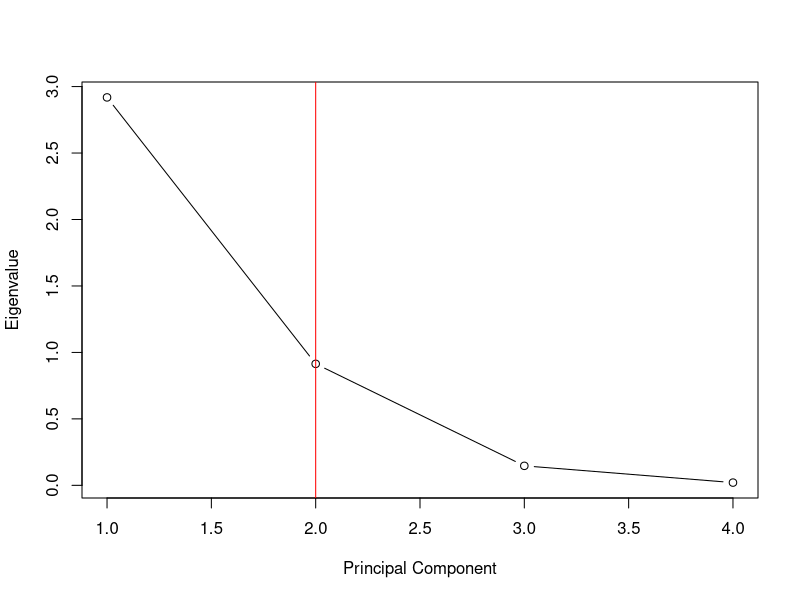
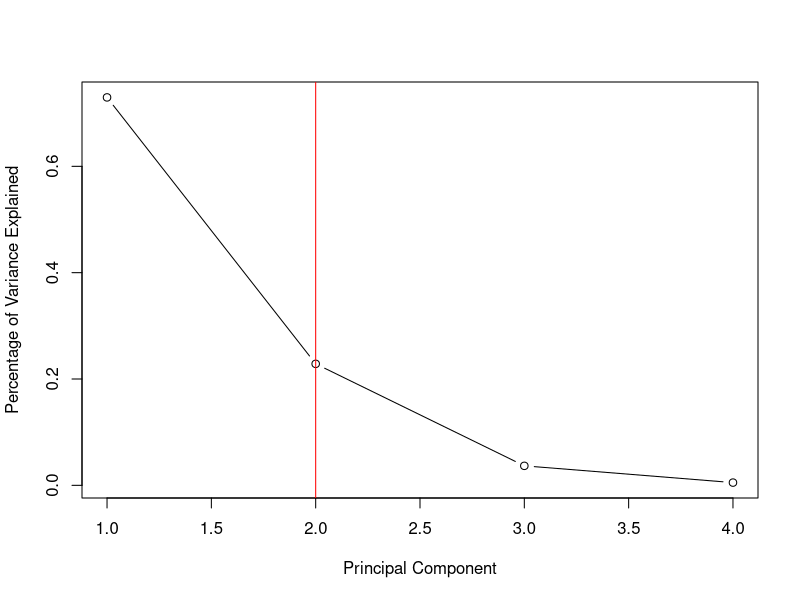

Recreate these plots in R, in order.
## ---- chunk 1
# Drop the non-numerical column
df <- iris[, -5]
## ---- chunk 2
# Perform PCA on the iris dataset
pca <- prcomp(df, scale = TRUE)
## ---- chunk 3
# Extract the eigenvalues from the PCA object
eigenvalues <- pca$sdev^2

# Create a scree plot
plot(eigenvalues, type = "b",
     xlab = "Principal Component",
     ylab = "Eigenvalue")

# Add a line at y = 1 to indicate the elbow
abline(v = 2, col = "red")

# Percentage of variance explained
plot(eigenvalues/sum(eigenvalues), type = "b",
     xlab = "Principal Component",
     ylab = "Percentage of Variance Explained")
abline(v = 2, col = "red")
## ---- chunk 4
eigenvalues
eigenvalues/sum(eigenvalues)
